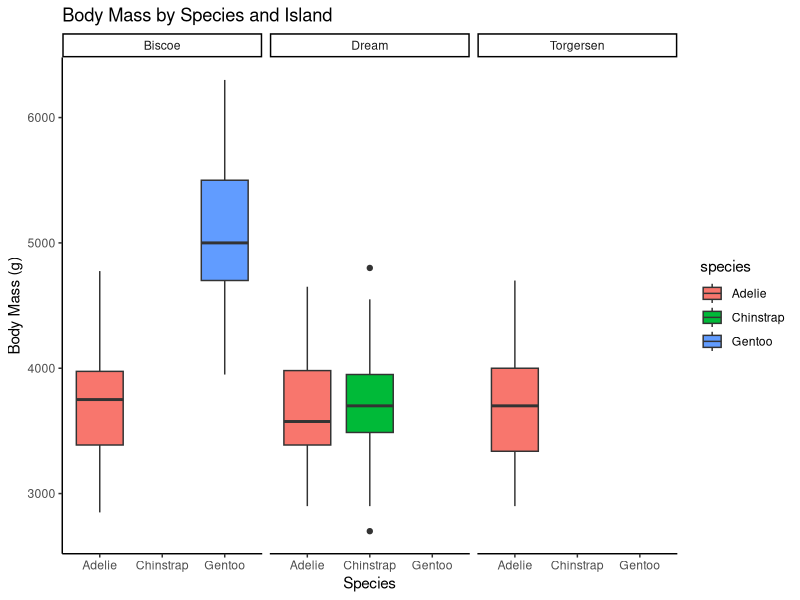
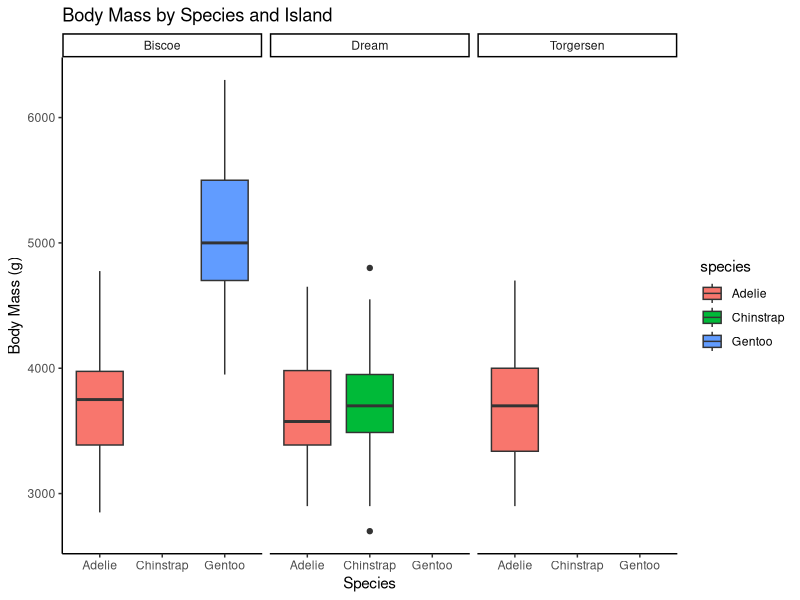

Recreate these plots in R, in order.

            library(ggplot2)
            library(palmerpenguins)
            built_answer <- tryCatch(
                {
                    set.seed(42)
                    ggplot(penguins, aes(x = species, y = body_mass_g, fill = species)) + geom_boxplot() + facet_wrap(~ island) + theme_classic() + labs(title = "Body Mass by Species and Island", x = "Species", y = "Body Mass (g)")
                    suppressWarnings(
                        if (!file.exists("/sandbox/figures/body-mass_species_boxplot_facet_island_theme_labs_answer.png")) {
                            ggsave(
                                width = 3,
                                height = 3,
                                "/sandbox/figures/body-mass_species_boxplot_facet_island_theme_labs_answer.png"
                            )
                        }
                    )
                    suppressWarnings(
                        ggplot_build(last_plot())
                    )
                },
                error = function(e) {
                    'ERROR'
                }
            )
            built_submission <- tryCatch(
                {
                    set.seed(42)
                    library(palmerpenguins)
library(ggplot2)

ggplot(penguins, aes(x = species, y = body_mass_g, fill = species)) +
  geom_boxplot() +
  facet_wrap(~ island) +
  theme_classic() +
  labs(title = "Body Mass by Species and Island",
       x = "Species",
       y = "Body Mass (g)")
                    suppressWarnings(
                        ggsave(
                            width = 3,
                            height = 3,
                            "figures/body-mass_species_boxplot_facet_island_theme_labs_submission_gemma.png"
                        )
                    )
                    suppressWarnings(
                        ggplot_build(last_plot())
                    )
                },
                error = function(e) {
                    'ERROR'
                }
            )
            cat(isTRUE(all.equal(built_answer, built_submission)))
        
